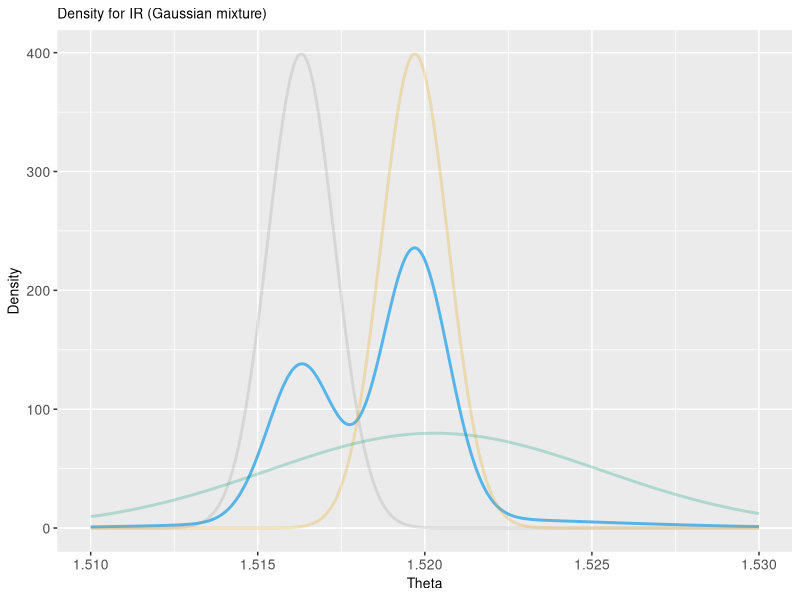
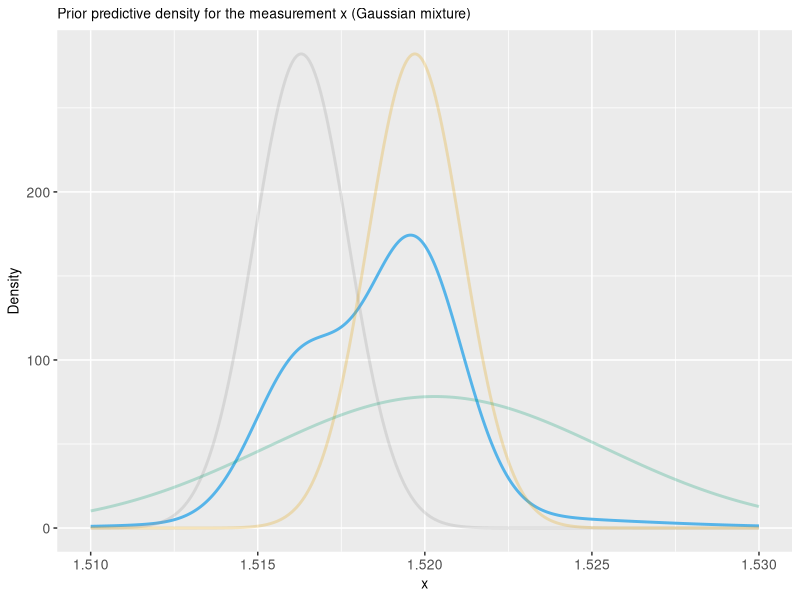
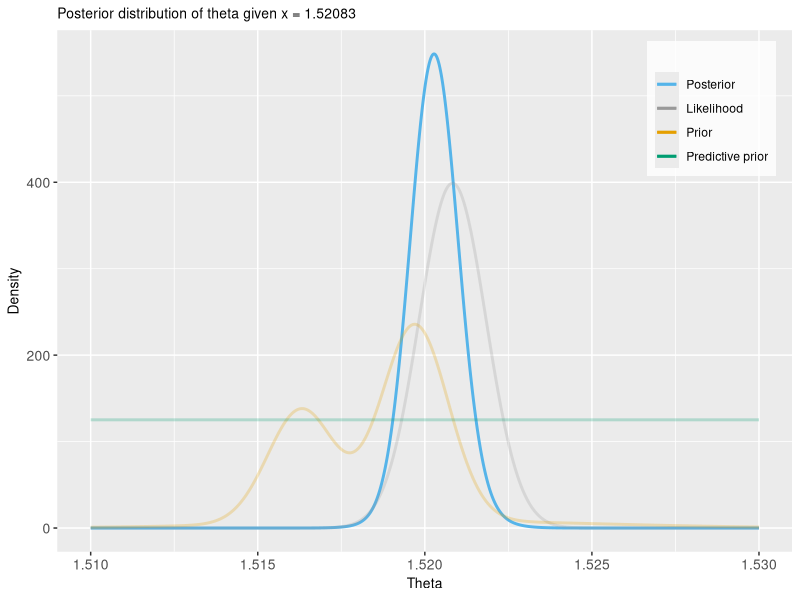
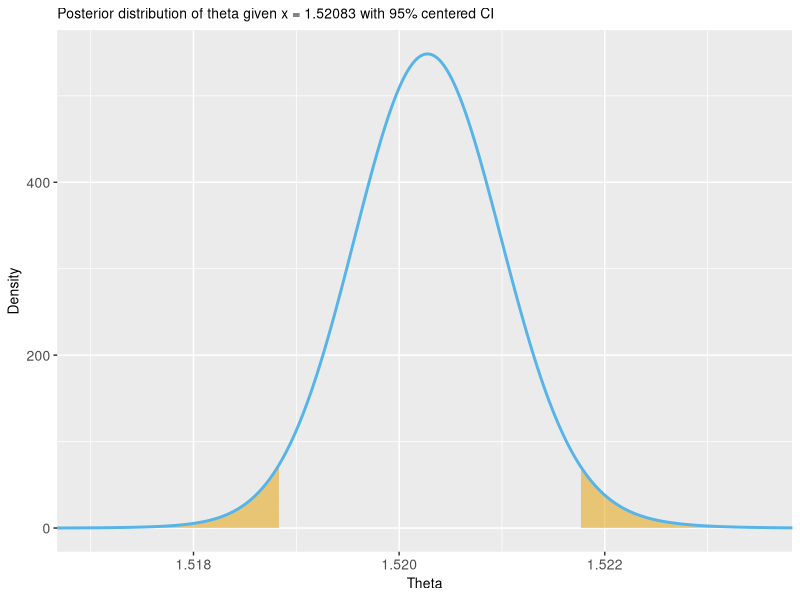

The R source for these figures, in order:
#################################################################
# ASSIGNMENT 1
# Updated: 2019-09-12
# Author: Anna Carlsson
#################################################################

##### Set working directory and load packages #####
setwd("/Users/anna/Dokument/GitHub/MVE187/Assignments/Assignment_1")
library(ggplot2)
library(gplots)
library(ggpubr)
library(bayestestR)

palette <- c("#999999", "#E69F00", "#56B4E9", "#009E73", "#F0E442", "#0072B2", "#D55E00", "#CC79A7")

set.seed(23563)

#### A) Function for plotting normal mixtures ####

# Definition of function
normal_mixture_density <- function(thetas, means, stds, weights){
  n <- length(weights)
  N <- length(thetas)
  nonweighted_densities <- matrix(data = NA, nrow = N, ncol = n)
  for (i in 1:n){
    nonweighted_densities[,i] <- dnorm(thetas, means[i], stds[i], log = FALSE)
  }
  mixture_density <- nonweighted_densities %*% diag(weights)
  return (rowSums(mixture_density))
}

# Parameters
thetas <- seq(1.51, 1.53, length=1000)
weights <- c(0.33, 0.57, 0.10)
means <- c(1.5163, 1.5197, 1.5203)
stds <- c(0.001, 0.001, 0.005)

mixture_density <- normal_mixture_density(thetas, means, stds, weights)

# Densities for each Gaussian, for comparison in plot
density_1 <- dnorm(thetas, means[1], stds[1], log = FALSE)
density_2 <- dnorm(thetas, means[2], stds[2], log = FALSE)
density_3 <- dnorm(thetas, means[3], stds[3], log = FALSE)

# Plot densities
ggplot() +
  geom_line(
    aes(x = thetas, y = mixture_density), colour = palette[3], size = 1, show.legend = FALSE) + 
  geom_line(
    aes(x = thetas, y = density_1), colour = palette[1], size = 1, alpha = 0.25, show.legend = FALSE) + 
  geom_line(
    aes(x = thetas, y = density_2), colour = palette[2], size = 1, alpha = 0.25, show.legend = FALSE) + 
  geom_line(
    aes(x = thetas, y = density_3), colour = palette[4], size = 1, alpha = 0.25, show.legend = FALSE) + 
  labs(title = "Density for IR (Gaussian mixture)",
     x = "Theta",
     y = "Density") + 
  theme(
    plot.title = element_text(size = 10),
    axis.title = element_text(size = 10),
    axis.text = element_text(size = 10),
    legend.position = c(0.85, 0.8),
    legend.background = element_rect(fill=alpha('white', 0.9)))

#### B) Prior predictive for mixture density ####
# Parameters
x <- seq(1.51, 1.53, length=1000)
weights <- c(0.33, 0.57, 0.10)
means <- c(1.5163, 1.5197, 1.5203)
stds <- c(sqrt(0.001^2 + 0.001^2), sqrt(0.001^2 + 0.001^2), sqrt(0.001^2 + 0.005^2))

mixture_prior_density <- normal_mixture_density(x, means, stds, weights)

# Prior predictive densities for each Gaussian
prior_density_1 <- dnorm(x, means[1], stds[1], log = FALSE)
prior_density_2 <- dnorm(x, means[2], stds[2], log = FALSE)
prior_density_3 <- dnorm(x, means[3], stds[3], log = FALSE)

# Plot densities
ggplot() +
  geom_line(
    aes(x = x, y = mixture_prior_density), colour = palette[3], size = 1, show.legend = FALSE) + 
  geom_line(
    aes(x = x, y = prior_density_1), colour = palette[1], size = 1, alpha = 0.25, show.legend = FALSE) + 
  geom_line(
    aes(x = x, y = prior_density_2), colour = palette[2], size = 1, alpha = 0.25, show.legend = FALSE) + 
  geom_line(
    aes(x = x, y = prior_density_3), colour = palette[4], size = 1, alpha = 0.25, show.legend = FALSE) + 
  
  labs(title = "Prior predictive density for the measurement x (Gaussian mixture)",
       x = "x",
       y = "Density") + 
  theme(
    plot.title = element_text(size = 10),
    axis.title = element_text(size = 10),
    axis.text = element_text(size = 10),
    legend.position = c(0.85, 0.8),
    legend.background = element_rect(fill=alpha('white', 0.9)))

##### C) Posterior of theta

# Define function for posterior
posterior_theta <- function(thetas, x, sigma, sigmas_mix, means, weights){
  predictive_prior_stds <- sqrt(sigmas_mix^2+sigma^2)
  
  likelihood <- dnorm(x, mean = thetas, sd = sigma, log = FALSE)
  prior <- normal_mixture_density(thetas, means, sigmas_mix, weights)
  predictive_prior <- normal_mixture_density(x, means, predictive_prior_stds, weights)
  
  posterior <- likelihood * prior / predictive_prior
  return(posterior)
}

# Define parameters
thetas <- seq(1.51, 1.53, length=1000)
x <- 1.52083
sigma <- 0.001
sigmas <- c(0.001, 0.001, 0.005)
means <- c(1.5163, 1.5197, 1.5203)
weights <- c(0.33, 0.57, 0.10)

# Compute densities (also, the component densities for comparison as functions of theta)
posterior <- posterior_theta(thetas, x, sigma, sigmas, means, weights)
likelihood <- dnorm(x, thetas, sigma)
prior <- normal_mixture_density(thetas, means, sigmas, weights)
predictive_prior <- normal_mixture_density(x, means, sqrt(sigmas^2+sigma^2), weights)

ggplot() +
  geom_line(
    aes(x = thetas, y = posterior, colour = "Posterior"), size = 1, show.legend = TRUE) +
  geom_line(
    aes(x = thetas, y = likelihood, colour = "Likelihood"), size = 1, alpha = 0.25, show.legend = TRUE) +
  geom_line(
    aes(x = thetas, y = prior, colour = "Prior"), size = 1, alpha = 0.25, show.legend = TRUE) +
  geom_line(
    aes(x = thetas, y = predictive_prior, colour = "Predictive prior"), size = 1, alpha = 0.25, show.legend = TRUE) +
  labs(title = "Posterior distribution of theta given x = 1.52083",
       x = "Theta",
       y = "Density") + 
  theme(
    plot.title = element_text(size = 10),
    axis.title = element_text(size = 10),
    axis.text = element_text(size = 10),
    legend.position = c(0.89, 0.85),
    legend.background = element_rect(fill=alpha('white', 0.8))) + 
  scale_colour_manual("", 
                      breaks = c("Posterior", "Likelihood", "Prior", "Predictive prior"),
                      values = c("Posterior"=palette[3], "Likelihood"=palette[1], 
                               "Prior"=palette[2], "Predictive prior"=palette[4]))

# Estimate credibility intervals for theta
cum_post <- cumsum(posterior) / sum(posterior)
lower_ci <- thetas[which(cum_post>= 0.025)[1]]   
upper_ci <- thetas[which(cum_post >= 0.975)[1]-1] 

# Plot with interval marked
df <- data.frame(thetas, posterior)

ggplot() +
  geom_area(data = subset(df, thetas < lower_ci), aes(x = thetas, y = posterior), fill = palette[2], alpha = 0.5) +
  geom_area(data = subset(df, thetas > upper_ci), aes(x = thetas, y = posterior), fill = palette[2], alpha = 0.5) +
  geom_line(
    aes(x = thetas, y = posterior, colour = "Posterior"), size = 1, show.legend = FALSE) +
  labs(title = "Posterior distribution of theta given x = 1.52083 with 95% centered CI",
       x = "Theta",
       y = "Density") + 
  theme(
    plot.title = element_text(size = 10),
    axis.title = element_text(size = 10),
    axis.text = element_text(size = 10),
    legend.position = c(0.89, 0.85),
    legend.background = element_rect(fill=alpha('white', 0.8))) +
  coord_cartesian(xlim = c(1.517, 1.5235)) +
  scale_colour_manual("", 
                      breaks = c("Posterior", "Likelihood", "Prior", "Predictive prior"),
                      values = c("Posterior"=palette[3], "Likelihood"=palette[1], 
                                "Prior"=palette[2], "Predictive prior"=palette[4]))

#### D) Posterior predictive for mixture density ####
